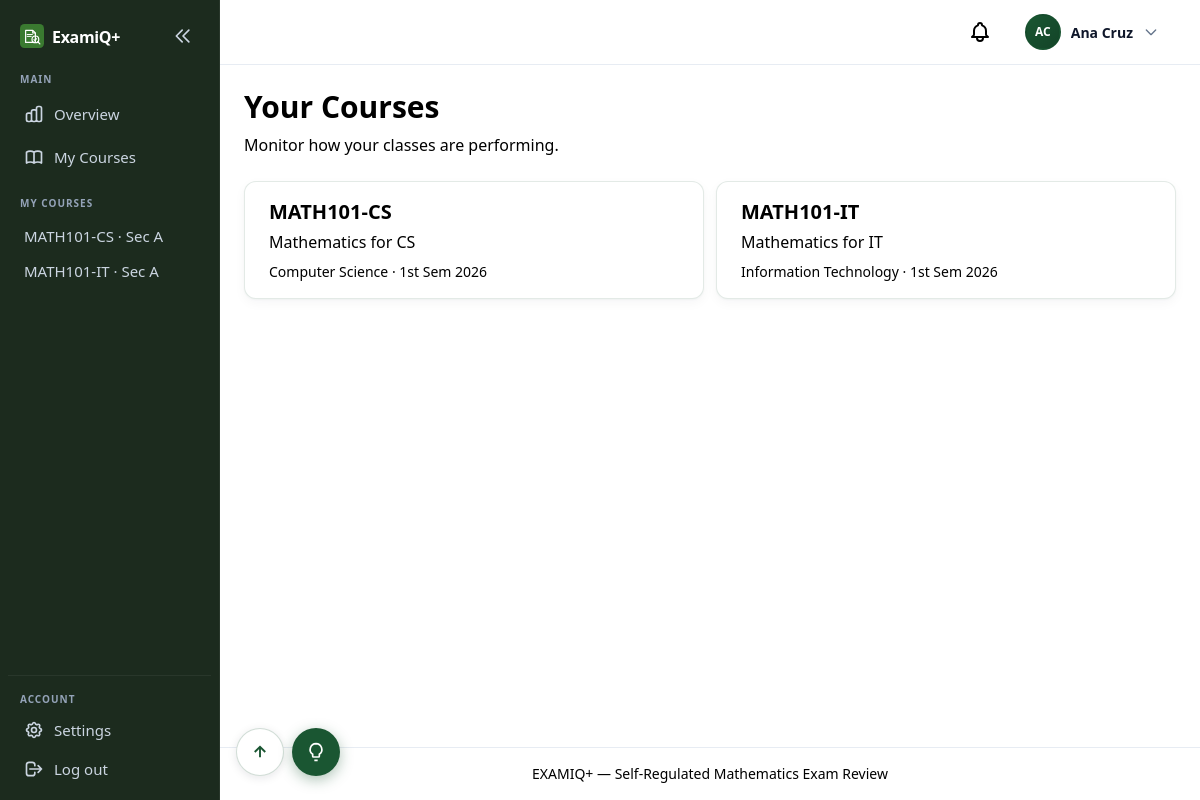
/professor/dashboard/ (signed in), run on an earlier commit of the app's database.
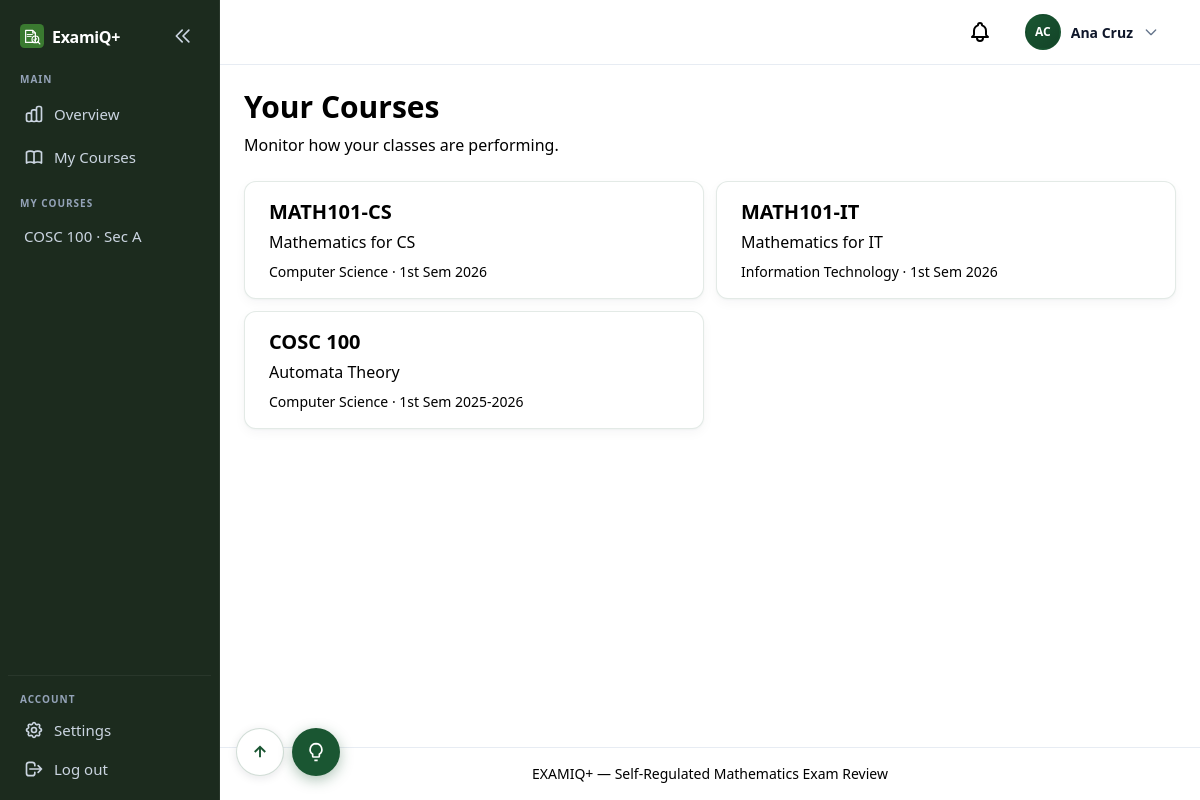
And on a later commit of the database.
### apps/users/models.py (models this page shows, shortened)
class Course(models.Model):
    program = models.ForeignKey(
        Program,
        on_delete=models.PROTECT,
        related_name="course_offerings",
    )
    code = models.CharField(max_length=20)
    name = models.CharField(max_length=200)
    term = models.CharField(max_length=50, default="1st Sem")
    academic_year = models.CharField(max_length=20, default="2026")
    section = models.CharField(max_length=20, default="A")
    is_archived = models.BooleanField(default=False)
    professor = models.ForeignKey(
        User,
        on_delete=models.SET_NULL,
        null=True,
        blank=True,
        related_name="courses_taught",
        limit_choices_to={"role": User.Role.PROFESSOR},
    )
    class Meta:
        verbose_name = "Course"
        verbose_name_plural = "Courses"
        ordering = ["-academic_year", "term", "code"]
        unique_together = [["code", "program", "term", "academic_year", "section"]]
    @property
    def display_label(self) -> str:
        prof = self.professor.get_full_name() if self.professor else "TBA"
        section_part = f"Sec {self.section}, " if self.section else ""
        return f"{self.code} {self.name}, {section_part}{prof}, {self.term} {self.academic_year}"

class Program(models.Model):
    slug = models.SlugField(max_length=30, unique=True)
    name = models.CharField(max_length=200)
    managing_department = models.ForeignKey(
        Department,
        on_delete=models.PROTECT,
        related_name="managed_programs",
        help_text="Department whose chairperson approves question-bank changes for this program.",
    )
    class Meta:
        verbose_name = "Program"
        verbose_name_plural = "Programs"
        ordering = ["name"]

### apps/analytics/views_professor.py (the view)
class ProfessorDashboardView(ProfessorRequiredMixin, ListView):
    model = Course
    template_name = "analytics/professor/dashboard.html"
    context_object_name = "courses"
    def get_queryset(self):
        return Course.objects.filter(professor=self.request.user, is_archived=False).select_related("program")

### apps/core/mixins.py (called while the page is built)
    def test_func(self) -> bool:
        return self.request.user.is_authenticated and self.request.user.role == self.required_role

### apps/users/assignment_services.py (called while the page is built)
def get_professor_course_queryset(professor: User):
    assignment_courses = Course.objects.filter(
        teaching_assignment__professor=professor,
        is_archived=False,
    )
    if assignment_courses.exists():
        return assignment_courses
    return Course.objects.filter(professor=professor, is_archived=False)

### apps/users/models.py (called while the page is built)
    def get_full_name(self) -> str:
        parts = [self.first_name, self.middle_name, self.last_name]
        return " ".join(part for part in parts if part).strip()

    @property
    def initials(self) -> str:
        parts = [self.first_name[:1], self.last_name[:1]]
        return "".join(p.upper() for p in parts if p) or self.email[:2].upper()

### apps/users/notification_services.py (called while the page is built)
def unread_notification_count(user: User) -> int:
    return Notification.objects.filter(user=user, read_at__isnull=True).count()

### templates/analytics/professor/dashboard.html (shortened to what this page needs)
{% extends "base.html" %}
{% block content %}
{% include "components/page_header.html" with title="Your Courses" subtitle="Monitor how your classes are performing." %}
{% if courses %}
<div class="bento-grid">
    {% for course in courses %}
    <div class="span-half">
        <a href="{% url 'analytics_professor:course_detail' course.pk %}"
           class="bento-card bento-card-inner hover:shadow-md hover:ring-2 hover:ring-sky-100 transition block group h-full">
            <h2 class="text-xl font-semibold text-examiq-cyan group-hover:text-sky-700">{{ course.code }}</h2>
            <p class="text-examiq-navy mt-1">{{ course.name }}</p>
            <p class="text-sm text-examiq-slate mt-2">{{ course.program.name }} · {{ course.term }} {{ course.academic_year }}</p>
        </a>
    </div>
    {% endfor %}
</div>
{% else %}
<div class="span-full">
    {% include "components/empty_state.html" with title="No courses yet" body="Create a course offering to start tracking student performance." cta_url="/professor/courses/create/" cta_label="Create course offering" %}
</div>
{% endif %}
{% endblock %}

### templates/components/sidebar.html (shortened to what the changed rows need)
{% if user.is_authenticated %}
<aside id="app-sidebar" class="app-sidebar">
    <div class="app-sidebar-inner">
        <nav class="app-sidebar-nav" aria-label="Main navigation">
            {% if user.role == "student" %}
                <p class="sidebar-section-label">Main</p>
                <a href="{% url 'analytics_student:dashboard' %}" title="Dashboard"
                   class="sidebar-link {% if request.resolver_match.url_name == 'dashboard' and request.resolver_match.namespace == 'analytics_student' %}sidebar-link-active{% endif %}"
                   aria-label="Dashboard">
                    <svg class="sidebar-icon" fill="none" stroke="currentColor" viewBox="0 0 24 24" aria-hidden="true"><path stroke-linecap="round" stroke-linejoin="round" stroke-width="2" d="M4 6a2 2 0 012-2h2a2 2 0 012 2v2a2 2 0 01-2 2H6a2 2 0 01-2-2V6zM14 6a2 2 0 012-2h2a2 2 0 012 2v2a2 2 0 01-2 2h-2a2 2 0 01-2-2V6zM4 16a2 2 0 012-2h2a2 2 0 012 2v2a2 2 0 01-2 2H6a2 2 0 01-2-2v-2zM14 16a2 2 0 012-2h2a2 2 0 012 2v2a2 2 0 01-2 2h-2a2 2 0 01-2-2v-2z"/></svg>
                    <span class="sidebar-label">Dashboard</span>
                </a>
                <a href="{% url 'reviews:setup' %}" title="Start Review"
                   class="sidebar-link {% if request.resolver_match.url_name == 'setup' %}sidebar-link-active{% endif %}"
                   aria-label="Start Review">
                    <svg class="sidebar-icon" fill="none" stroke="currentColor" viewBox="0 0 24 24" aria-hidden="true"><path stroke-linecap="round" stroke-linejoin="round" stroke-width="2" d="M12 8v4l3 3m6-3a9 9 0 11-18 0 9 9 0 0118 0z"/></svg>
                    <span class="sidebar-label">Start Review</span>
                </a>
                <p class="sidebar-section-label">Insights</p>
                <a href="{% url 'analytics_student:session_history' %}" title="Session History"
                   class="sidebar-link {% if request.resolver_match.url_name == 'session_history' %}sidebar-link-active{% endif %}"
                   aria-label="Session History">
                    <svg class="sidebar-icon" fill="none" stroke="currentColor" viewBox="0 0 24 24" aria-hidden="true"><path stroke-linecap="round" stroke-linejoin="round" stroke-width="2" d="M12 8v4l3 3m6-3a9 9 0 11-18 0 9 9 0 0118 0z"/></svg>
                    <span class="sidebar-label">Session History</span>
                </a>
                <a href="{% url 'analytics_student:mistakes' %}" title="Mistakes"
                   class="sidebar-link {% if request.resolver_match.url_name == 'mistakes' %}sidebar-link-active{% endif %}"
                   aria-label="Mistakes">
                    <svg class="sidebar-icon" fill="none" stroke="currentColor" viewBox="0 0 24 24" aria-hidden="true"><path stroke-linecap="round" stroke-linejoin="round" stroke-width="2" d="M12 9v2m0 4h.01m-6.938 4h13.856c1.54 0 2.502-1.667 1.732-3L13.732 4c-.77-1.333-2.694-1.333-3.464 0L3.34 16c-.77 1.333.192 3 1.732 3z"/></svg>
                    <span class="sidebar-label">Mistakes</span>
                </a>
                <a href="{% url 'analytics_student:mistake_patterns' %}" title="Weak Areas"
                   class="sidebar-link {% if request.resolver_match.url_name == 'mistake_patterns' %}sidebar-link-active{% endif %}"
                   aria-label="Weak Areas">
                    <svg class="sidebar-icon" fill="none" stroke="currentColor" viewBox="0 0 24 24" aria-hidden="true"><path stroke-linecap="round" stroke-linejoin="round" stroke-width="2" d="M9 19v-6a2 2 0 00-2-2H5a2 2 0 00-2 2v6a2 2 0 002 2h2a2 2 0 002-2zm0 0V9a2 2 0 012-2h2a2 2 0 012 2v10m-6 0a2 2 0 002 2h2a2 2 0 002-2m0 0V5a2 2 0 012-2h2a2 2 0 012 2v14a2 2 0 01-2 2h-2a2 2 0 01-2-2z"/></svg>
                    <span class="sidebar-label">Weak Areas</span>
                </a>
                <a href="{% url 'analytics_student:topic_progress' %}" title="Topic Progress"
                   class="sidebar-link {% if request.resolver_match.url_name == 'topic_progress' %}sidebar-link-active{% endif %}"
                   aria-label="Topic Progress">
                    <svg class="sidebar-icon" fill="none" stroke="currentColor" viewBox="0 0 24 24" aria-hidden="true"><path stroke-linecap="round" stroke-linejoin="round" stroke-width="2" d="M13 7h8m0 0v8m0-8l-8 8-4-4-6 6"/></svg>
                    <span class="sidebar-label">Topic Progress</span>
                </a>
            {% elif user.role == "professor" %}
                {% if professor_courses %}
                <div class="sidebar-course-list">
                    {% for course in professor_courses %}
                    <a href="{% url 'analytics_professor:course_detail' course.pk %}" title="{{ course.display_label }}"
                       class="sidebar-link sidebar-link-compact {% if sidebar_course.pk == course.pk %}sidebar-link-active{% endif %}">
                        <span class="sidebar-label">{% if course.section %}{{ course.code }} · Sec {{ course.section }}{% else %}{{ course.code }}{% endif %}</span>
                    </a>
                    {% endfor %}
                </div>
                {% endif %}
            {% endif %}
        </nav>
    </div>
</aside>
{% endif %}

What changed in the data, as far as the page shows it:
no longer on one of the page's lists (row unchanged): Course: code "MATH101-CS", section "A"
no longer on one of the page's lists (row unchanged): Course: code "MATH101-IT", section "A"
added Course: code "COSC 100", section "A", name "Automata Theory", program.name "Computer Science", term "1st Sem", academic_year "2025-2026"
